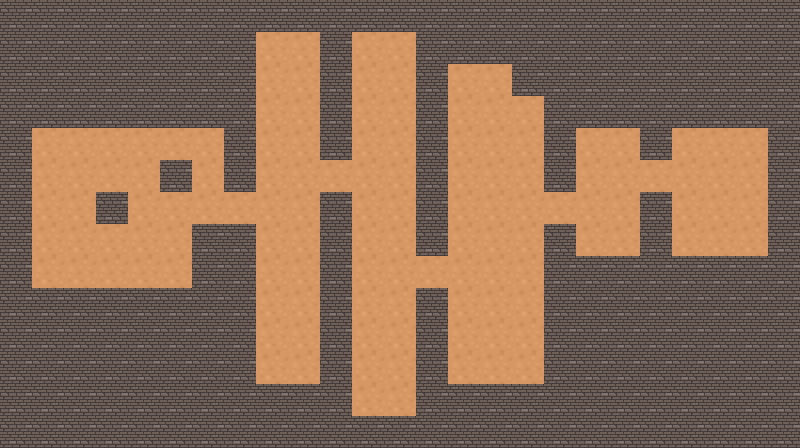

Below is a game level as drawn by its tile map, then a one-line description and the .tmx file that defines it, in full:
An orthogonal 25x14 tile map with 32x32 px tiles, 1 tile layer (Прошарок плиток 1).

<map version="1.10" tiledversion="1.10.2" orientation="orthogonal" renderorder="left-up" width="25" height="14" tilewidth="32" tileheight="32" infinite="0" nextlayerid="2" nextobjectid="1">
 <tileset firstgid="1" source="Підлога.tsx" />
 <layer id="1" name="Прошарок плиток 1" width="25" height="14">
  <data encoding="csv">
2,2,2,2,2,2,2,2,2,2,2,2,2,2,2,2,2,2,2,2,2,2,2,2,2,
2,2,2,2,2,2,2,2,1,1,2,1,1,2,2,2,2,2,2,2,2,2,2,2,2,
2,2,2,2,2,2,2,2,1,1,2,1,1,2,1,1,2,2,2,2,2,2,2,2,2,
2,2,2,2,2,2,2,2,1,1,2,1,1,2,1,1,1,2,2,2,2,2,2,2,2,
2,1,1,1,1,1,1,2,1,1,2,1,1,2,1,1,1,2,1,1,2,1,1,1,2,
2,1,1,1,1,2,1,2,1,1,1,1,1,2,1,1,1,2,1,1,1,1,1,1,2,
2,1,1,2,1,1,1,1,1,1,2,1,1,2,1,1,1,1,1,1,2,1,1,1,2,
2,1,1,1,1,1,2,2,1,1,2,1,1,2,1,1,1,2,1,1,2,1,1,1,2,
2,1,1,1,1,1,2,2,1,1,2,1,1,1,1,1,1,2,2,2,2,2,2,2,2,
2,2,2,2,2,2,2,2,1,1,2,1,1,2,1,1,1,2,2,2,2,2,2,2,2,
2,2,2,2,2,2,2,2,1,1,2,1,1,2,1,1,1,2,2,2,2,2,2,2,2,
2,2,2,2,2,2,2,2,1,1,2,1,1,2,1,1,1,2,2,2,2,2,2,2,2,
2,2,2,2,2,2,2,2,2,2,2,1,1,2,2,2,2,2,2,2,2,2,2,2,2,
2,2,2,2,2,2,2,2,2,2,2,2,2,2,2,2,2,2,2,2,2,2,2,2,2
</data>
 </layer>
</map>
